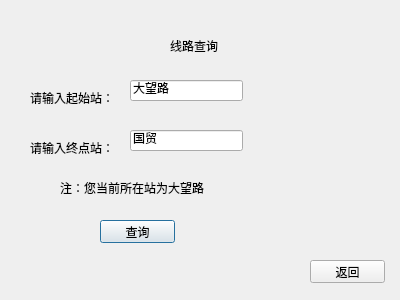
<?xml version="1.0" encoding="UTF-8"?>
<ui version="4.0">
 <class>Dialog</class>
 <widget class="QDialog" name="Dialog">
  <property name="geometry">
   <rect>
    <x>0</x>
    <y>0</y>
    <width>400</width>
    <height>300</height>
   </rect>
  </property>
  <property name="windowTitle">
   <string>Dialog</string>
  </property>
  <property name="styleSheet">
   <string notr="true">background-image: url(:/new/prefix1/train.png);</string>
  </property>
  <widget class="QLabel" name="label">
   <property name="geometry">
    <rect>
     <x>170</x>
     <y>40</y>
     <width>54</width>
     <height>12</height>
    </rect>
   </property>
   <property name="text">
    <string>线路查询</string>
   </property>
  </widget>
  <widget class="QLabel" name="label_2">
   <property name="geometry">
    <rect>
     <x>30</x>
     <y>90</y>
     <width>91</width>
     <height>16</height>
    </rect>
   </property>
   <property name="text">
    <string>请输入起始站：</string>
   </property>
  </widget>
  <widget class="QLabel" name="label_3">
   <property name="geometry">
    <rect>
     <x>30</x>
     <y>140</y>
     <width>91</width>
     <height>16</height>
    </rect>
   </property>
   <property name="text">
    <string>请输入终点站：</string>
   </property>
  </widget>
  <widget class="QPushButton" name="pushButton">
   <property name="geometry">
    <rect>
     <x>100</x>
     <y>220</y>
     <width>75</width>
     <height>23</height>
    </rect>
   </property>
   <property name="text">
    <string>查询</string>
   </property>
  </widget>
  <widget class="QPushButton" name="pushButton_2">
   <property name="geometry">
    <rect>
     <x>310</x>
     <y>260</y>
     <width>75</width>
     <height>23</height>
    </rect>
   </property>
   <property name="text">
    <string>返回</string>
   </property>
  </widget>
  <widget class="QLabel" name="label_4">
   <property name="geometry">
    <rect>
     <x>60</x>
     <y>180</y>
     <width>191</width>
     <height>16</height>
    </rect>
   </property>
   <property name="text">
    <string>注：您当前所在站为大望路</string>
   </property>
  </widget>
  <widget class="QLineEdit" name="starting">
   <property name="geometry">
    <rect>
     <x>130</x>
     <y>80</y>
     <width>113</width>
     <height>21</height>
    </rect>
   </property>
   <property name="text">
    <string>大望路</string>
   </property>
  </widget>
  <widget class="QLineEdit" name="ending">
   <property name="geometry">
    <rect>
     <x>130</x>
     <y>130</y>
     <width>113</width>
     <height>21</height>
    </rect>
   </property>
   <property name="text">
    <string>国贸</string>
   </property>
  </widget>
 </widget>
 <resources/>
 <connections/>
</ui>
